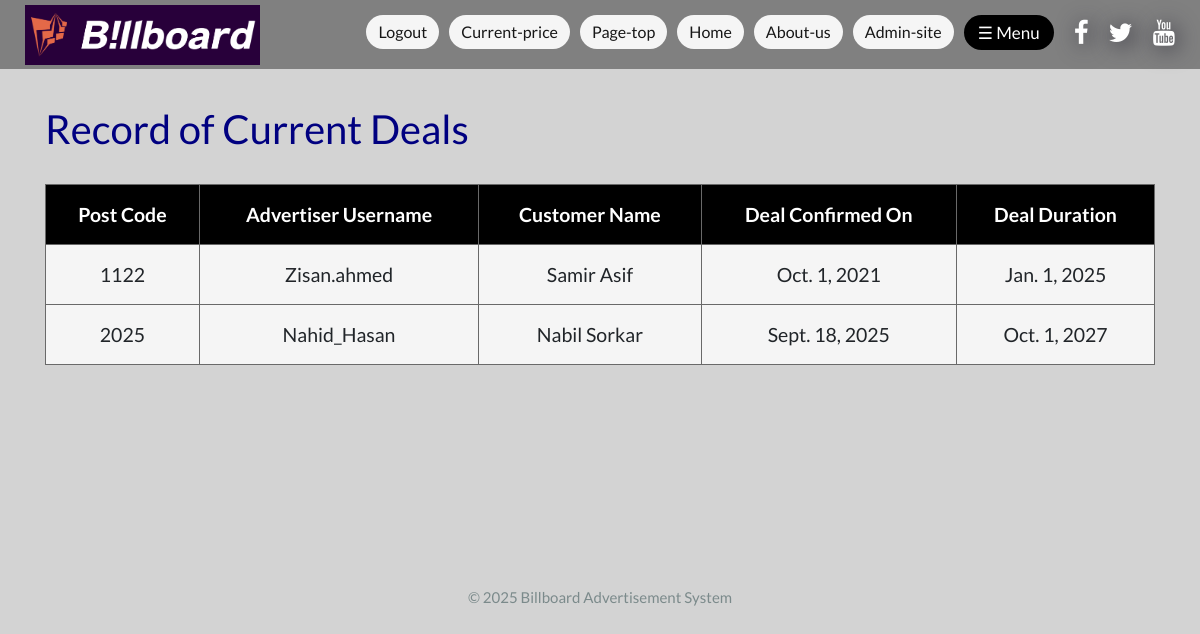
Page /viewCurrentDealRecords/ (signed in) on the committed database.
### Billboard_Advertisement/models.py (models this page shows, shortened)
class confirm_post(models.Model):
    confirmed_by = models.ForeignKey(User, on_delete=models.CASCADE, default=None)
    confirmed_date = models.DateField(default=timezone.now)
    dealDuration = models.DateField(default=None)
    adCode = models.CharField(max_length=10, unique=True)
    advertiser = models.CharField(max_length=100, default=None)
    objects = models.Manager()

### Billboard_Advertisement/views.py (the view)
# urls.py: path('viewCurrentDealRecords/',views.viewCurrentDealRecords, name='viewCurrentDealRecords'),
@login_required
def viewCurrentDealRecords(request):
    allPosts = confirm_post.objects.all()
    return render(request, 'view_current_deal_records.html', {'allPosts': allPosts})

### Billboard_Advertisement/grettings.py (called while the page is built)
def give_grettings(request):
    currentTime = datetime.datetime.now()
    if 5 <= currentTime.hour < 12:
        time = 'morning'
    elif 12 <= currentTime.hour < 17:
        time = 'afternoon'
    elif 17 <= currentTime.hour < 21:
        time = 'evening'
    else:
        time = 'night'
    return {
        'time': time
    }

### Billboard_Advertisement/templates/view_current_deal_records.html (shortened to what this page needs)
{% extends 'newBase.html' %}
{% block content %}
<div class="container">
    <body>
    <br><br>
    <h2 style="color: #000080;">Record of Current Deals</h2>
    <br>
    <table id="tb" style="font-size:130%">
        <tr>
            <th>Post Code</th>
            <th>Advertiser Username</th>
            <th>Customer Name</th>
            <th>Deal Confirmed On</th>
            <th>Deal Duration</th>
        </tr>
        {% for a in allPosts %}
        <tr>
            <td>{{a.adCode}}</td>
            <td>{{a.advertiser}}</td>
            <td>{{a.confirmed_by.first_name}} {{a.confirmed_by.last_name}}</td>
            <td>{{a.confirmed_date}}</td>
            <td>{{a.dealDuration}}</td>
        </tr>
        {% endfor %}
    </table>
    </body>
</div>
{% endblock %}

### Billboard_Advertisement/templates/newBase.html (style rules this page uses)
body { background-color: lightgray; }

### Billboard_Advertisement/templates/view_current_deal_records.html (style rules this page uses)
table, th, td { border: 1px solid dimgray; }
th { padding: 15px; text-align: center; color: white; background-color: black; }
td { padding: 15px; text-align: center; background-color: whitesmoke; }
#tb { width: 100%; background-color: #B0E0E6; }

### rows in the picture
confirm_post: adCode "1122", advertiser "Zisan.ahmed", confirmed_by.first_name "Samir", confirmed_by.last_name "Asif", confirmed_date "Oct. 1, 2021", dealDuration "Jan. 1, 2025"
confirm_post: adCode "2025", advertiser "Nahid_Hasan", confirmed_by.first_name "Nabil", confirmed_by.last_name "Sorkar", confirmed_date "Sept. 18, 2025", dealDuration "Oct. 1, 2027"
